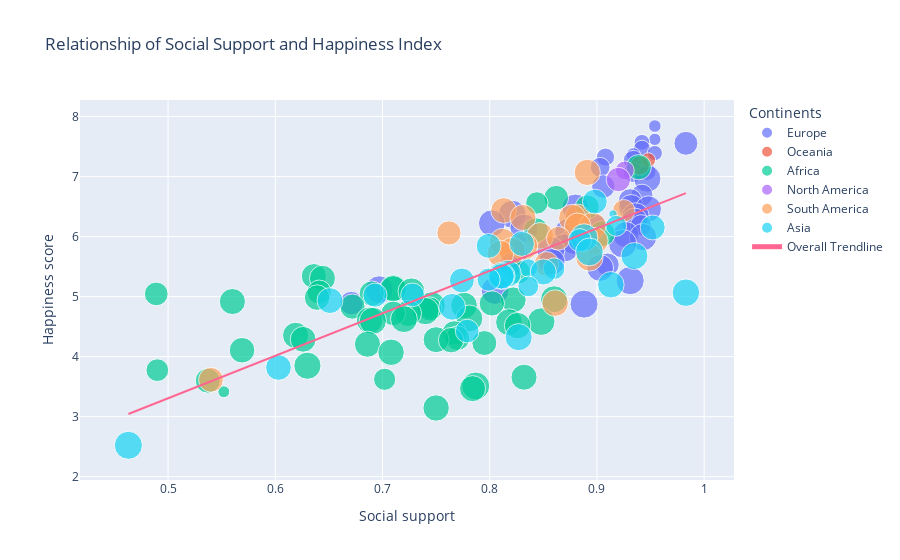

The cell this chart's notebook holds for it:
### Code cell
px.scatter(data2021, x = "Social support", y = "Happiness score", hover_data = ["Country"],color = 'Continents', size = 'Perceptions of corruption',trendline = "ols", trendline_scope = "overall", title="Relationship of Social Support and Happiness Index", template = 'plotly')

### Figure 1 — Plotly figure (JSON) as saved in the notebook; plotly's stock layout.template omitted (floating-point values rounded to 4 significant figures; data arrays with more than 128 entries replaced by an {"elided": "..."} marker saying what was removed)
{"data": [{"customdata": [["Finland"], ["Denmark"], ["Switzerland"], ["Iceland"], ["Netherlands"], ["Norway"], ["Sweden"], ["Luxembourg"], ["Austria"], ["Germany"], ["Ireland"], ["United Kingdom"], ["Czech Republic"], ["Belgium"], ["France"], ["Malta"], ["Spain"], ["Italy"], ["Slovenia"], ["Kosovo"], ["Slovakia"], ["Lithuania"], ["Cyprus"], ["Estonia"], ["Poland"], ["Romania"], ["Serbia"], ["Latvia"], ["Hungary"], ["Portugal"], ["Croatia"], ["Bosnia and Herzegovina"], ["Moldova"], ["Greece"], ["Montenegro"], ["North Cyprus"], ["Belarus"], ["Russia"], ["Bulgaria"], ["Albania"], ["North Macedonia"], ["Georgia"], ["Ukraine"]], "hovertemplate": "Continents=Europe<br>Social support=%{x}<br>Happiness score=%{y}<br>Perceptions of corruption=%{marker.size}<br>Country=%{customdata[0]}<extra></extra>", "legendgroup": "Europe", "marker": {"color": "#636efa", "size": [0.186, 0.179, 0.292, 0.673, 0.338, 0.27, 0.237, 0.386, 0.481, 0.46, 0.363, 0.459, 0.868, 0.646, 0.571, 0.653, 0.745, 0.866, 0.806, 0.917, 0.911, 0.826, 0.844, 0.527, 0.735, 0.938, 0.835, 0.8, 0.876, 0.887, 0.939, 0.931, 0.918, 0.823, 0.812, 0.626, 0.627, 0.845, 0.932, 0.901, 0.905, 0.655, 0.924], "sizemode": "area", "sizeref": 0.002347, "symbol": "circle"}, "mode": "markers", "name": "Europe", "orientation": "v", "showlegend": true, "type": "scatter", "x": [0.954, 0.954, 0.942, 0.983, 0.942, 0.954, 0.934, 0.908, 0.934, 0.903, 0.947, 0.934, 0.947, 0.906, 0.942, 0.931, 0.932, 0.88, 0.948, 0.821, 0.936, 0.935, 0.802, 0.941, 0.898, 0.832, 0.873, 0.927, 0.943, 0.879, 0.924, 0.87, 0.857, 0.823, 0.858, 0.82, 0.91, 0.903, 0.931, 0.697, 0.805, 0.671, 0.888], "xaxis": "x", "y": [7.842, 7.62, 7.571, 7.554, 7.464, 7.392, 7.363, 7.324, 7.268, 7.155, 7.085, 7.064, 6.965, 6.834, 6.69, 6.602, 6.491, 6.483, 6.461, 6.372, 6.331, 6.255, 6.223, 6.189, 6.166, 6.14, 6.078, 6.032, 5.992, 5.929, 5.882, 5.813, 5.766, 5.723, 5.581, 5.536, 5.534, 5.477, 5.266, 5.117, 5.101, 4.891, 4.875], "yaxis": "y"}, {"customdata": [["New Zealand"], ["Australia"]], "hovertemplate": "Continents=Oceania<br>Social support=%{x}<br>Happiness score=%{y}<br>Perceptions of corruption=%{marker.size}<br>Country=%{customdata[0]}<extra></extra>", "legendgroup": "Oceania", "marker": {"color": "#EF553B", "size": [0.242, 0.442], "sizemode": "area", "sizeref": 0.002347, "symbol": "circle"}, "mode": "markers", "name": "Oceania", "orientation": "v", "showlegend": true, "type": "scatter", "x": [0.948, 0.94], "xaxis": "x", "y": [7.277, 7.183], "yaxis": "y"}, {"customdata": [["Israel"], ["Bahrain"], ["United Arab Emirates"], ["Saudi Arabia"], ["Kuwait"], ["Mauritius"], ["Libya"], ["Congo (Brazzaville)"], ["Ivory Coast"], ["Cameroon"], ["Senegal"], ["Ghana"], ["Niger"], ["Gambia"], ["Benin"], ["Guinea"], ["South Africa"], ["Turkey"], ["Morocco"], ["Algeria"], ["Iraq"], ["Gabon"], ["Burkina Faso"], ["Mozambique"], ["Nigeria"], ["Mali"], ["Iran"], ["Uganda"], ["Liberia"], ["Kenya"], ["Tunisia"], ["Lebanon"], ["Namibia"], ["Palestinian Territories"], ["Jordan"], ["Chad"], ["Swaziland"], ["Comoros"], ["Egypt"], ["Ethiopia"], ["Mauritania"], ["Madagascar"], ["Togo"], ["Zambia"], ["Sierra Leone"], ["Burundi"], ["Yemen"], ["Tanzania"], ["Malawi"], ["Lesotho"], ["Botswana"], ["Rwanda"], ["Zimbabwe"]], "hovertemplate": "Continents=Africa<br>Social support=%{x}<br>Happiness score=%{y}<br>Perceptions of corruption=%{marker.size}<br>Country=%{customdata[0]}<extra></extra>", "legendgroup": "Africa", "marker": {"color": "#00cc96", "size": [0.753, 0.722, 0.589, 0.684, 0.736, 0.789, 0.667, 0.745, 0.794, 0.848, 0.801, 0.848, 0.693, 0.746, 0.661, 0.766, 0.86, 0.776, 0.801, 0.752, 0.875, 0.84, 0.748, 0.684, 0.878, 0.827, 0.714, 0.855, 0.85, 0.825, 0.87, 0.898, 0.847, 0.821, 0.705, 0.807, 0.708, 0.781, 0.795, 0.761, 0.731, 0.803, 0.772, 0.823, 0.866, 0.607, 0.8, 0.577, 0.729, 0.915, 0.801, 0.167, 0.821], "sizemode": "area", "sizeref": 0.002347, "symbol": "circle"}, "mode": "markers", "name": "Africa", "orientation": "v", "showlegend": true, "type": "scatter", "x": [0.939, 0.862, 0.844, 0.891, 0.843, 0.905, 0.827, 0.636, 0.644, 0.71, 0.71, 0.727, 0.641, 0.69, 0.489, 0.639, 0.86, 0.822, 0.56, 0.802, 0.746, 0.776, 0.672, 0.744, 0.74, 0.724, 0.71, 0.781, 0.72, 0.688, 0.691, 0.848, 0.818, 0.826, 0.767, 0.619, 0.77, 0.626, 0.75, 0.764, 0.795, 0.686, 0.569, 0.708, 0.63, 0.49, 0.832, 0.702, 0.537, 0.787, 0.784, 0.552, 0.75], "xaxis": "x", "y": [7.157, 6.647, 6.561, 6.494, 6.106, 6.049, 5.41, 5.342, 5.306, 5.142, 5.132, 5.088, 5.074, 5.051, 5.045, 4.984, 4.956, 4.948, 4.918, 4.887, 4.854, 4.852, 4.834, 4.794, 4.759, 4.723, 4.721, 4.636, 4.625, 4.607, 4.596, 4.584, 4.574, 4.517, 4.395, 4.355, 4.308, 4.289, 4.283, 4.275, 4.227, 4.208, 4.107, 4.073, 3.849, 3.775, 3.658, 3.623, 3.6, 3.512, 3.467, 3.415, 3.145], "yaxis": "y"}, {"customdata": [["Canada"], ["United States"]], "hovertemplate": "Continents=North America<br>Social support=%{x}<br>Happiness score=%{y}<br>Perceptions of corruption=%{marker.size}<br>Country=%{customdata[0]}<extra></extra>", "legendgroup": "North America", "marker": {"color": "#ab63fa", "size": [0.415, 0.698], "sizemode": "area", "sizeref": 0.002347, "symbol": "circle"}, "mode": "markers", "name": "North America", "orientation": "v", "showlegend": true, "type": "scatter", "x": [0.926, 0.92], "xaxis": "x", "y": [7.103, 6.951], "yaxis": "y"}, {"customdata": [["Costa Rica"], ["Guatemala"], ["Uruguay"], ["Brazil"], ["Mexico"], ["Jamaica"], ["Panama"], ["Chile"], ["El Salvador"], ["Colombia"], ["Nicaragua"], ["Argentina"], ["Honduras"], ["Peru"], ["Ecuador"], ["Bolivia"], ["Paraguay"], ["Dominican Republic"], ["Venezuela"], ["Haiti"]], "hovertemplate": "Continents=South America<br>Social support=%{x}<br>Happiness score=%{y}<br>Perceptions of corruption=%{marker.size}<br>Country=%{customdata[0]}<extra></extra>", "legendgroup": "South America", "marker": {"color": "#FFA15A", "size": [0.809, 0.775, 0.59, 0.756, 0.799, 0.884, 0.856, 0.83, 0.688, 0.841, 0.664, 0.834, 0.809, 0.891, 0.843, 0.839, 0.882, 0.714, 0.827, 0.721], "sizemode": "area", "sizeref": 0.002347, "symbol": "circle"}, "mode": "markers", "name": "South America", "orientation": "v", "showlegend": true, "type": "scatter", "x": [0.891, 0.813, 0.925, 0.882, 0.831, 0.877, 0.896, 0.882, 0.762, 0.847, 0.864, 0.898, 0.812, 0.832, 0.821, 0.81, 0.893, 0.853, 0.861, 0.54], "xaxis": "x", "y": [7.069, 6.435, 6.431, 6.33, 6.317, 6.309, 6.18, 6.172, 6.061, 6.012, 5.972, 5.929, 5.919, 5.84, 5.764, 5.716, 5.653, 5.545, 4.892, 3.615], "yaxis": "y"}, {"customdata": [["Taiwan Province of China"], ["Singapore"], ["Uzbekistan"], ["Kazakhstan"], ["Thailand"], ["Japan"], ["Philippines"], ["South Korea"], ["Kyrgyzstan"], ["Mongolia"], ["Hong Kong S.A.R. of China"], ["Tajikistan"], ["Vietnam"], ["Malaysia"], ["Indonesia"], ["China"], ["Armenia"], ["Nepal"], ["Maldives"], ["Azerbaijan"], ["Turkmenistan"], ["Laos"], ["Bangladesh"], ["Pakistan"], ["Cambodia"], ["Myanmar"], ["Sri Lanka"], ["India"], ["Afghanistan"]], "hovertemplate": "Continents=Asia<br>Social support=%{x}<br>Happiness score=%{y}<br>Perceptions of corruption=%{marker.size}<br>Country=%{customdata[0]}<extra></extra>", "legendgroup": "Asia", "marker": {"color": "#19d3f3", "size": [0.721, 0.082, 0.515, 0.733, 0.895, 0.638, 0.742, 0.727, 0.908, 0.856, 0.403, 0.553, 0.796, 0.839, 0.867, 0.755, 0.629, 0.727, 0.825, 0.506, 0.888, 0.658, 0.682, 0.787, 0.843, 0.66, 0.863, 0.774, 0.924], "sizemode": "area", "sizeref": 0.002347, "symbol": "circle"}, "mode": "markers", "name": "Asia", "orientation": "v", "showlegend": true, "type": "scatter", "x": [0.898, 0.915, 0.918, 0.952, 0.888, 0.884, 0.83, 0.799, 0.893, 0.935, 0.836, 0.86, 0.85, 0.817, 0.811, 0.811, 0.799, 0.774, 0.913, 0.836, 0.983, 0.728, 0.693, 0.651, 0.765, 0.779, 0.827, 0.603, 0.463], "xaxis": "x", "y": [6.584, 6.377, 6.179, 6.152, 5.985, 5.94, 5.88, 5.845, 5.744, 5.677, 5.477, 5.466, 5.411, 5.384, 5.345, 5.339, 5.283, 5.269, 5.198, 5.171, 5.066, 5.03, 5.025, 4.934, 4.83, 4.426, 4.325, 3.819, 2.523], "yaxis": "y"}, {"hovertemplate": "<b>OLS trendline</b><br>Happiness score = 7.075 * Social support + -0.231479<br>R<sup>2</sup>=0.572879<br><br>Social support=%{x}<br>Happiness score=%{y} <b>(trend)</b><extra></extra>", "legendgroup": "Overall Trendline", "line": {"color": "#FF6692"}, "mode": "lines", "name": "Overall Trendline", "showlegend": true, "type": "scatter", "x": {"elided": "149 float values"}, "xaxis": "x", "y": {"elided": "149 float values"}, "yaxis": "y"}], "layout": {"legend": {"itemsizing": "constant", "title": {"text": "Continents"}, "tracegroupgap": 0}, "title": {"text": "Relationship of Social Support and Happiness Index"}, "xaxis": {"anchor": "y", "domain": [0, 1], "title": {"text": "Social support"}}, "yaxis": {"anchor": "x", "domain": [0, 1], "title": {"text": "Happiness score"}}}}
